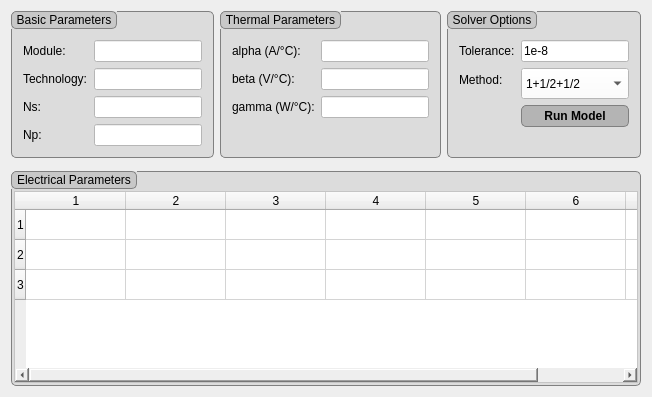
<?xml version="1.0" encoding="UTF-8"?>
<ui version="4.0">
    <class>AdditionalWindow</class>
    <widget class="QWidget" name="AdditionalWindow">
        <property name="styleSheet">
            <string notr="true">
                background-color: rgb(238, 238, 238);
                color: rgb(0, 0, 0);
            </string>
        </property>
        <layout class="QVBoxLayout" name="mainLayout">
            <!-- Section A: Horizontal -->
            <item>
                <layout class="QHBoxLayout" name="horizontalLayout">
                    <!-- Section 1:<< Basic Parameters -->
                    <item>x
                        <widget class="QGroupBox" name="groupBoxBasicParams">
                            <property name="title">
                                <string>Basic Parameters</string>
                            </property>
                            <property name="styleSheet">
                                <string>
                                    QGroupBox { 
                                        background-color: rgb(220, 220, 220); 
                                        border: 1px solid gray; 
                                        border-radius: 5px; 
                                        margin-top: 1ex; 
                                        } 
                                    QGroupBox::title { 
                                        subcontrol-origin: margin; 
                                        subcontrol-position: top left; 
                                        padding: 1 3px; 
                                        background-color: rgb(200, 200, 200); 
                                        border: 1px solid gray; 
                                        border-radius: 5px; 
                                        }
                                    QLabel { 
                                        background-color: rgb(220, 220, 220); 
                                        }
                                    QLineEdit { 
                                        background-color: rgb(255, 255, 255);
                                    }   
                                </string>
                            </property>
                            <layout class="QFormLayout" name="formLayoutBasic">
                                <item row="0" column="0">
                                    <widget class="QLabel" name="labelModule">
                                        <property name="text">
                                            <string>Module:</string>
                                        </property>
                                    </widget>
                                </item>
                                <item row="0" column="1">
                                    <widget class="QLineEdit" name="lineEditModule">
                                    </widget>
                                </item>
                                <item row="1" column="0">
                                    <widget class="QLabel" name="labelTechnology">
                                        <property name="text">
                                            <string>Technology:</string>
                                        </property>
                                    </widget>
                                </item>
                                <item row="1" column="1">
                                    <widget class="QLineEdit" name="lineEditTechnology">
                                    </widget>
                                </item>
                                <item row="2" column="0">
                                    <widget class="QLabel" name="labelNs">
                                        <property name="text">
                                            <string>Ns:</string>
                                        </property>
                                    </widget>
                                </item>
                                <item row="2" column="1">
                                    <widget class="QLineEdit" name="lineEditNs">
                                    </widget>
                                </item>
                                <item row="3" column="0">
                                    <widget class="QLabel" name="labelNp">
                                        <property name="text">
                                            <string>Np:</string>
                                        </property>
                                    </widget>
                                </item>
                                <item row="3" column="1">
                                    <widget class="QLineEdit" name="lineEditNp">
                                    </widget>
                                </item>
                            </layout>
                        </widget>
                    </item>
                    <!-- Section 2: Thermal Parameters -->
                    <item>
                        <widget class="QGroupBox" name="groupBoxThermalParams">
                            <property name="title">
                                <string>Thermal Parameters</string>
                            </property>
                            <property name="styleSheet">
                                <string>
                                    QGroupBox { 
                                        background-color: rgb(220, 220, 220); 
                                        border: 1px solid gray; 
                                        border-radius: 5px; 
                                        margin-top: 1ex; 
                                        } 
                                    QGroupBox::title { 
                                        subcontrol-origin: margin; 
                                        subcontrol-position: top left; 
                                        padding: 1 3px; 
                                        background-color: rgb(200, 200, 200); 
                                        border: 1px solid gray; 
                                        border-radius: 5px; 
                                        }
                                    QLabel { 
                                        background-color: rgb(220, 220, 220); 
                                        }
                                    QLineEdit { 
                                        background-color: rgb(255, 255, 255);
                                    }   
                                </string>
                            </property>
                            <layout class="QFormLayout" name="formLayoutThermal">
                                <item row="0" column="0">
                                    <widget class="QLabel" name="labelAlpha">
                                        <property name="text">
                                            <string>alpha (A/°C):</string>
                                        </property>
                                    </widget>
                                </item>
                                <item row="0" column="1">
                                    <widget class="QLineEdit" name="lineEditAlpha">
                                    </widget>
                                </item>
                                <item row="1" column="0">
                                    <widget class="QLabel" name="labelBeta">
                                        <property name="text">
                                            <string>beta (V/°C):</string>
                                        </property>
                                    </widget>
                                </item>
                                <item row="1" column="1">
                                    <widget class="QLineEdit" name="lineEditBeta">
                                    </widget>
                                </item>
                                <item row="2" column="0">
                                    <widget class="QLabel" name="labelGamma">
                                        <property name="text">
                                            <string>gamma (W/°C):</string>
                                        </property>
                                    </widget>
                                </item>
                                <item row="2" column="1">
                                    <widget class="QLineEdit" name="lineEditGamma">
                                    </widget>
                                </item>
                            </layout>
                        </widget>
                    </item>
                    <!-- Section 2: Thermal Parameters -->
                    <item>
                        <widget class="QGroupBox" name="groupBoxSolverOptions">
                            <property name="title">
                                <string>Solver Options</string>
                            </property>
                            <property name="styleSheet">
                                <string>
                                    QGroupBox { 
                                        background-color: rgb(220, 220, 220); 
                                        border: 1px solid gray; 
                                        border-radius: 5px; 
                                        margin-top: 1ex; 
                                        } 
                                    QGroupBox::title { 
                                        subcontrol-origin: margin; 
                                        subcontrol-position: top left; 
                                        padding: 1 3px; 
                                        background-color: rgb(200, 200, 200); 
                                        border: 1px solid gray; 
                                        border-radius: 5px; 
                                        }
                                    QComboBox{
                                        background-color: rgb(255, 255, 255);
                                        color: rgb(0, 0, 0);
                                        height:25px;
                                        width: 55px;
                                    }
                                    QLabel { 
                                        background-color: rgb(220, 220, 220); 
                                        }
                                    QLineEdit { 
                                        background-color: rgb(255, 255, 255);
                                    }   
                                    QPushButton {
                                        background-color: rgb(180, 180, 180); 
                                        border-radius: 5px;
                                        border: 1px solid gray; 
                                        font: bold 12px;
                                        min-width: 9em;
                                        height:20px;
                                        width: 55px;
                                    }
                                    QPushButton:Hover {
                                        background-color: rgb(150, 150, 150); 
                                    }
                                    QPushButton:pressed {
                                        background-color: rgb(200, 100, 100); 
                                    }
                                </string>
                            </property>
                            <layout class="QFormLayout" name="formLayoutSolver">
                                <item row="0" column="0">
                                    <widget class="QLabel" name="labelTol">
                                        <property name="text">
                                            <string>Tolerance:</string>
                                        </property>
                                    </widget>
                                </item>
                                <item row="0" column="1">
                                    <widget class="QLineEdit" name="lineEditTol">
                                        <property name="text">
                                            <string>1e-8</string>
                                        </property>
                                    </widget> 
                                </item>


                                <item row="1" column="0">
                                    <widget class="QLabel" name="labelMethod">
                                        <property name="text">
                                            <string>Method:</string>
                                        </property>
                                    </widget>
                                </item>
                                <item row="1" column="1">
                                     <widget class="QComboBox" name="SelectMethod">
                                        <item>
                                            <property name="text">
                                                <string>1+1/2+1/2</string>
                                            </property>
                                        </item>
                                        <item>
                                            <property name="text">
                                                <string>1+1</string>
                                            </property>
                                        </item>
                                    </widget>
                                </item>



                                <item row="2" column="1">
                                    <widget class="QPushButton" name="ButtonRun">
                                        <property name="text">
                                            <string>Run Model</string>
                                        </property>
                                    </widget>
                                </item>


                            </layout>
                        </widget>
                    </item>
                </layout>
            </item>


            <item>
                <widget class="QFrame" name="verticalSeparator">
                    <property name="minimumSize">
                        <size>
                            <width>20</width>  
                            <height>1</height> 
                        </size>
                    </property>
                    <property name="frameShape">
                        <enum>QFrame::NoFrame</enum>  
                    </property>
                    <property name="frameShadow">
                        <enum>QFrame::Plain</enum>  
                    </property>
                </widget>
            </item>
            
            <!-- Section 3: Electric Measurement -->
            <item>
                <widget class="QGroupBox" name="groupBoxThermalParams">
                    <property name="title">
                        <string>Electrical Parameters</string>
                    </property>
                    <property name="styleSheet">
                        <string>
                            QGroupBox { 
                                background-color: rgb(220, 220, 220); 
                                border: 1px solid gray; 
                                border-radius: 5px; 
                                margin-top: 1ex; 
                                } 
                            QGroupBox::title { 
                                subcontrol-origin: margin; 
                                subcontrol-position: top left; 
                                padding: 1 3px; 
                                background-color: rgb(200, 200, 200); 
                                border: 1px solid gray; 
                                border-radius: 5px; 
                                }
                            QLabel { 
                                background-color: rgb(220, 220, 220); 
                                }
                            QTableWidget{
                                background-color: rgb(255, 255, 255); 
                            }
                            QVBoxLayout {
                                margin-left: 0px
                            }
                        </string>
                    </property>
                    <layout class="QVBoxLayout" name="mainLayout">
                        <property name="margin">
                            <number>0</number>
                        </property>
                        <item>
                            <widget class="QTableWidget" name="tableMeasurements">
                                <property name="columnCount">
                                    <number>7</number> 
                                </property>
                                <property name="rowCount">
                                    <number>3</number> 
                                </property>


                                <property name="horizontalHeaderLabels">
                                    <stringlist>
                                        <string>S (W/m2)</string>
                                        <string>T(°C)</string>
                                        <string>Voc (V)</string>
                                        <string>Isc (A)</string>
                                        <string>Vmp (V)</string>
                                        <string>Imp (A)</string>
                                        <string>Pmp (W)</string>
                                    </stringlist>
                                </property>



                                <property name="verticalHeaderLabels">
                                    <stringlist>
                                        <string>STC    </string>
                                        <string>NOCT   </string>
                                        <string>LIC    </string>
                                    </stringlist>
                                </property>

                                
                            </widget>
                        </item>
                    </layout>
                </widget>
            </item>














        </layout>
    </widget>
</ui>
